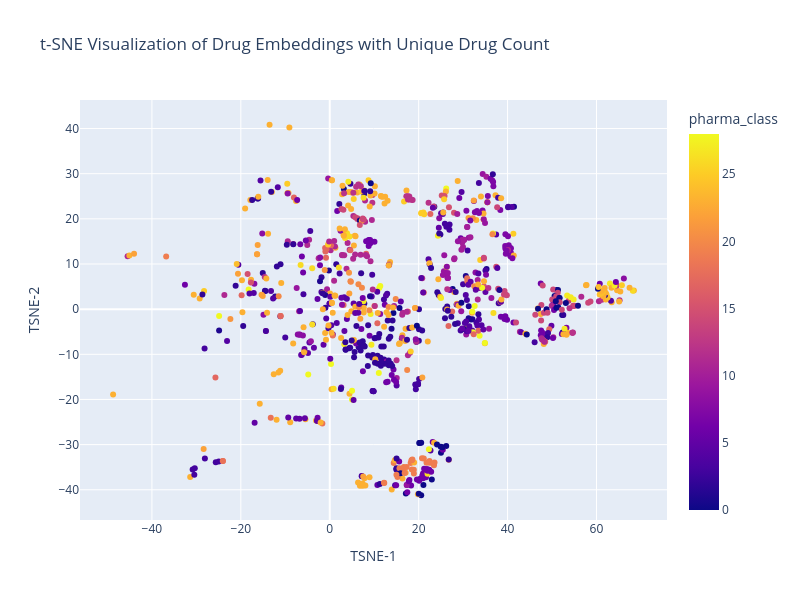

Notebook code for this chart:
### Code cell
color_sequence = px.colors.qualitative.Set1


bins = [0, 1, 2, 4, 7, 10, 11]
count_bins = pd.cut(embedding["drug_unique_count"], bins=bins, right=False)


fig = px.scatter(
    embedding,
    x="TSNE-1",
    y="TSNE-2",
    color=embedding["pharma_class"],  # embedding['drug_unique_count'],
    color_discrete_sequence=color_sequence,
    # use hover_data to show drug IDs
    hover_data=hover_data,
    title="t-SNE Visualization of Drug Embeddings with Unique Drug Count",
    width=800,
    height=600,
)
fig.show()

### Figure 1 — Plotly figure (JSON) as saved in the notebook; plotly's stock layout.template omitted (floating-point values rounded to 4 significant figures; data arrays with more than 128 entries replaced by an {"elided": "..."} marker saying what was removed)
{"data": [{"customdata": {"elided": "906x8 mixed values"}, "hovertemplate": "TSNE-1=%{x}<br>TSNE-2=%{y}<br>index=%{customdata[0]}<br>pharma_class=%{marker.color}<br>Drug Name=%{customdata[2]}<br>drug_count=%{customdata[3]}<br>drug_unique_count=%{customdata[4]}<br>perc_missclassified=%{customdata[5]}<br>edge_count=%{customdata[6]}<br>perc_neg_gt=%{customdata[7]}<extra></extra>", "legendgroup": "", "marker": {"color": {"elided": "906 int values"}, "coloraxis": "coloraxis", "symbol": "circle"}, "mode": "markers", "name": "", "orientation": "v", "showlegend": false, "type": "scatter", "x": {"elided": "906 float values"}, "xaxis": "x", "y": {"elided": "906 float values"}, "yaxis": "y"}], "layout": {"coloraxis": {"colorbar": {"title": {"text": "pharma_class"}}, "colorscale": [[0, "#0d0887"], [0.1111, "#46039f"], [0.2222, "#7201a8"], [0.3333, "#9c179e"], [0.4444, "#bd3786"], [0.5556, "#d8576b"], [0.6667, "#ed7953"], [0.7778, "#fb9f3a"], [0.8889, "#fdca26"], [1, "#f0f921"]]}, "height": 600, "legend": {"tracegroupgap": 0}, "title": {"text": "t-SNE Visualization of Drug Embeddings with Unique Drug Count"}, "width": 800, "xaxis": {"anchor": "y", "domain": [0, 1], "title": {"text": "TSNE-1"}}, "yaxis": {"anchor": "x", "domain": [0, 1], "title": {"text": "TSNE-2"}}}}
